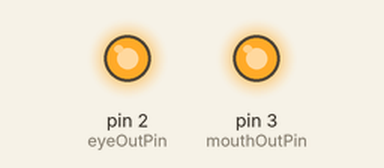
Simulated run of this sketch. Board: Arduino Uno, built with avr-gcc and run on an emulated ATmega328P. Shown: output pins drawn as LEDs (lit = HIGH).

Above: at 1.5 s.
At 3.2 s:
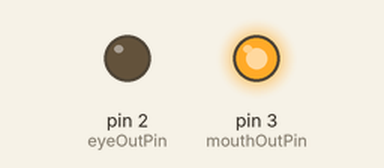
Timing chart, 0 to 4.1 s (numbered marks = the images above):
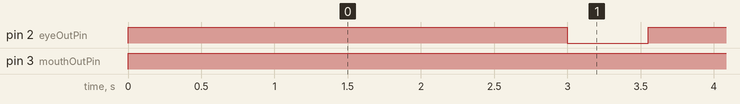

Measured:
- by itself, pin 2 (eyeOutPin): alternates HIGH for 3.0 s and LOW for 0.55 s
- by itself, pin 3 (mouthOutPin): LOW → HIGH at 0.00 s

The sketch:

LED_Face.ino
```cpp
int eyeOutPin = 2;                    // Output pin for the eye LEDs
int mouthOutPin = 3;                  // Output pin for the mouth LEDs

void setup() {
  pinMode(eyeOutPin, OUTPUT);         // Sets the pin that controls the eye LEDs to output mode
  pinMode(mouthOutPin, OUTPUT);       // Sets the pin that controls the mouth LEDs to output mode
}

void loop() {                         // Code that will run continuously upon startup
    digitalWrite(mouthOutPin, HIGH);  // Sets the mouth LED's output pin to high (Turns the LEDs on)
    digitalWrite(eyeOutPin, HIGH);    // Sets the eye LED's output pin to high (Turns the LEDs on)
    delay(3000);                      // Waits for 3000 milliseconds (The amount of time that the eyes are "open" for
    digitalWrite(eyeOutPin, LOW);     // Sets the eye LED's outut pin to low (Turns the LEDs off)
    delay(550);                       // Waits for 550 milliseconds (The amount of time that the eyes are "closed" for
}
```
